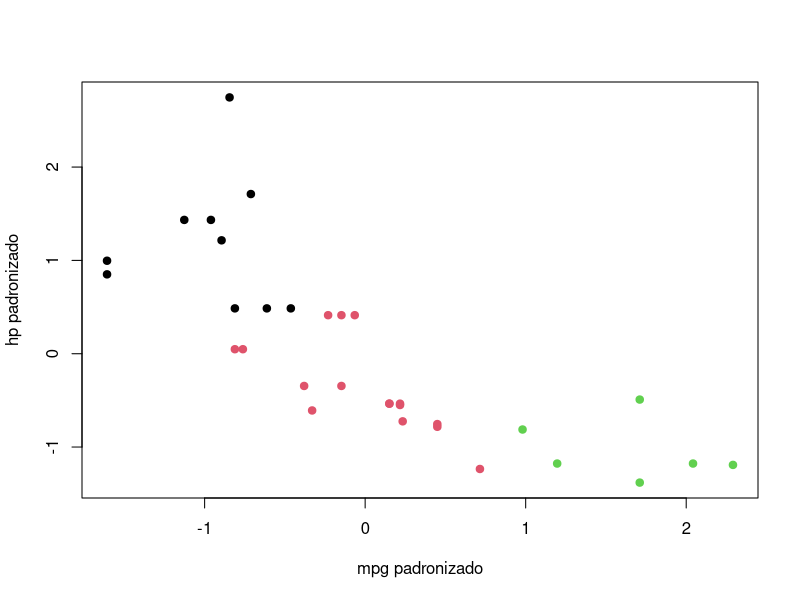

Source code (R):
# K-means
# Estatística e Ciência de Dados — ICTIN/UFLA
# Exemplo reproduzível com dados de R ou dos pacotes indicados.

set.seed(2026)
X <- scale(mtcars[, c("mpg", "hp", "wt")])
ajuste <- kmeans(X, centers = 3, nstart = 50)
print(ajuste$centers)
print(ajuste$tot.withinss)
print(table(ajuste$cluster))
plot(X[, 1:2], col = ajuste$cluster, pch = 19,
     xlab = "mpg padronizado", ylab = "hp padronizado")
